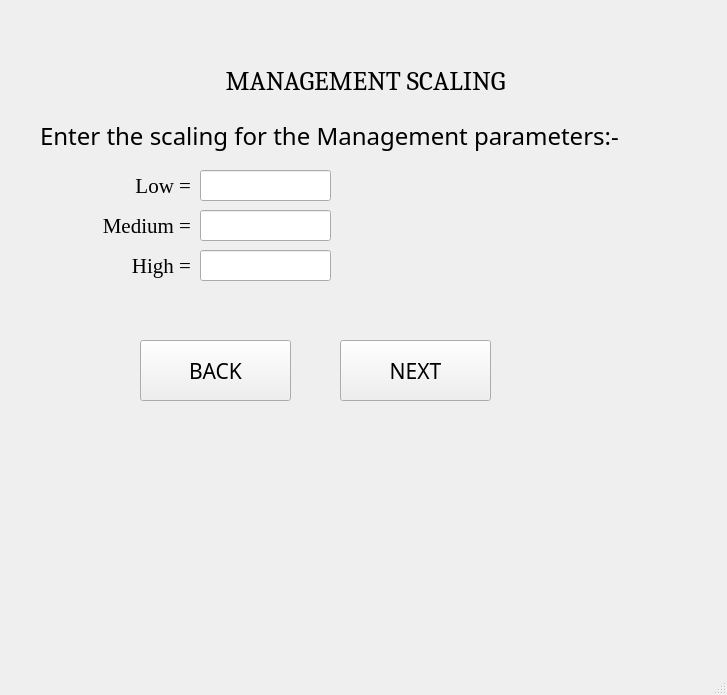
<?xml version="1.0" encoding="UTF-8"?>
<ui version="4.0">
 <class>MainWindow</class>
 <widget class="QMainWindow" name="MainWindow">
  <property name="geometry">
   <rect>
    <x>0</x>
    <y>0</y>
    <width>727</width>
    <height>695</height>
   </rect>
  </property>
  <property name="windowTitle">
   <string>MainWindow</string>
  </property>
  <widget class="QWidget" name="centralwidget">
   <widget class="QLabel" name="label_10">
    <property name="geometry">
     <rect>
      <x>140</x>
      <y>60</y>
      <width>451</width>
      <height>41</height>
     </rect>
    </property>
    <property name="font">
     <font>
      <family>Cambria</family>
      <pointsize>20</pointsize>
     </font>
    </property>
    <property name="text">
     <string>MANAGEMENT SCALING</string>
    </property>
    <property name="alignment">
     <set>Qt::AlignCenter</set>
    </property>
   </widget>
   <widget class="QLabel" name="label">
    <property name="geometry">
     <rect>
      <x>40</x>
      <y>110</y>
      <width>601</width>
      <height>51</height>
     </rect>
    </property>
    <property name="font">
     <font>
      <family>Corbel</family>
      <pointsize>18</pointsize>
     </font>
    </property>
    <property name="text">
     <string>Enter the scaling for the Management parameters:- </string>
    </property>
    <property name="alignment">
     <set>Qt::AlignLeading|Qt::AlignLeft|Qt::AlignVCenter</set>
    </property>
   </widget>
   <widget class="QLabel" name="label_2">
    <property name="geometry">
     <rect>
      <x>40</x>
      <y>210</y>
      <width>151</width>
      <height>31</height>
     </rect>
    </property>
    <property name="font">
     <font>
      <family>Georgia</family>
      <pointsize>16</pointsize>
     </font>
    </property>
    <property name="text">
     <string>Medium =</string>
    </property>
    <property name="alignment">
     <set>Qt::AlignRight|Qt::AlignTrailing|Qt::AlignVCenter</set>
    </property>
   </widget>
   <widget class="QLineEdit" name="managementMedium">
    <property name="geometry">
     <rect>
      <x>200</x>
      <y>210</y>
      <width>131</width>
      <height>31</height>
     </rect>
    </property>
    <property name="font">
     <font>
      <family>Times New Roman</family>
      <pointsize>12</pointsize>
     </font>
    </property>
   </widget>
   <widget class="QPushButton" name="nextButton">
    <property name="geometry">
     <rect>
      <x>340</x>
      <y>340</y>
      <width>151</width>
      <height>61</height>
     </rect>
    </property>
    <property name="font">
     <font>
      <family>Corbel Light</family>
      <pointsize>16</pointsize>
     </font>
    </property>
    <property name="text">
     <string>NEXT</string>
    </property>
   </widget>
   <widget class="QLabel" name="label_4">
    <property name="geometry">
     <rect>
      <x>40</x>
      <y>250</y>
      <width>151</width>
      <height>31</height>
     </rect>
    </property>
    <property name="font">
     <font>
      <family>Georgia</family>
      <pointsize>16</pointsize>
     </font>
    </property>
    <property name="text">
     <string>High =</string>
    </property>
    <property name="alignment">
     <set>Qt::AlignRight|Qt::AlignTrailing|Qt::AlignVCenter</set>
    </property>
   </widget>
   <widget class="QLineEdit" name="managementHigh">
    <property name="geometry">
     <rect>
      <x>200</x>
      <y>250</y>
      <width>131</width>
      <height>31</height>
     </rect>
    </property>
    <property name="font">
     <font>
      <family>Times New Roman</family>
      <pointsize>12</pointsize>
     </font>
    </property>
   </widget>
   <widget class="QLabel" name="label_3">
    <property name="geometry">
     <rect>
      <x>40</x>
      <y>170</y>
      <width>151</width>
      <height>31</height>
     </rect>
    </property>
    <property name="font">
     <font>
      <family>Georgia</family>
      <pointsize>16</pointsize>
     </font>
    </property>
    <property name="text">
     <string>Low =</string>
    </property>
    <property name="alignment">
     <set>Qt::AlignRight|Qt::AlignTrailing|Qt::AlignVCenter</set>
    </property>
   </widget>
   <widget class="QLineEdit" name="managementLow">
    <property name="geometry">
     <rect>
      <x>200</x>
      <y>170</y>
      <width>131</width>
      <height>31</height>
     </rect>
    </property>
    <property name="font">
     <font>
      <family>Times New Roman</family>
      <pointsize>12</pointsize>
     </font>
    </property>
   </widget>
   <widget class="QPushButton" name="backButton">
    <property name="geometry">
     <rect>
      <x>140</x>
      <y>340</y>
      <width>151</width>
      <height>61</height>
     </rect>
    </property>
    <property name="font">
     <font>
      <family>Corbel Light</family>
      <pointsize>16</pointsize>
     </font>
    </property>
    <property name="text">
     <string>BACK</string>
    </property>
   </widget>
  </widget>
  <widget class="QMenuBar" name="menubar">
   <property name="geometry">
    <rect>
     <x>0</x>
     <y>0</y>
     <width>727</width>
     <height>21</height>
    </rect>
   </property>
  </widget>
  <widget class="QStatusBar" name="statusbar"/>
 </widget>
 <resources/>
 <connections/>
</ui>
